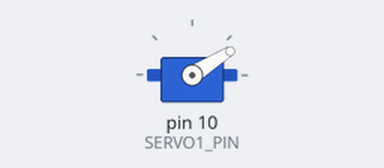
Simulated run of this sketch. Board: Arduino Uno, built with avr-gcc and run on an emulated ATmega328P. On the bench: servo.

Above: at 1.05 s.
At 2.3 s:
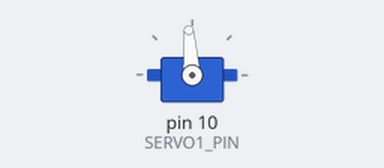
At 3.55 s:
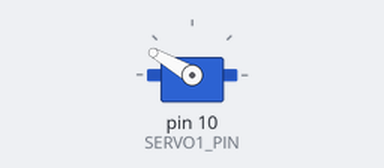
At 6.05 s:
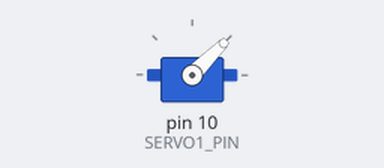
Timing chart, 0 to 8.6 s (numbered marks = the images above):
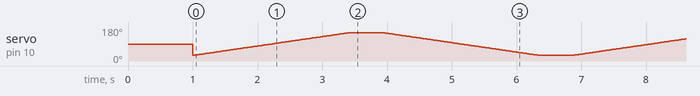

The sketch:

Servo1SweepTest.ino
```cpp
#include <Servo.h>

// Servo test for Arduino Uno + L293D/Adafruit Motor Shield v1.
// SERVO_1 on this shield is connected to Arduino pin D10.

const int SERVO1_PIN = 10;
const int LEFT_ANGLE = 30;
const int RIGHT_ANGLE = 150;
const int CENTER_ANGLE = 90;
const int STEP_DELAY_MS = 20;
const int EDGE_PAUSE_MS = 500;

Servo servo1;

void setup() {
  servo1.attach(SERVO1_PIN);
  servo1.write(CENTER_ANGLE);
  delay(1000);
}

void loop() {
  for (int angle = LEFT_ANGLE; angle <= RIGHT_ANGLE; angle++) {
    servo1.write(angle);
    delay(STEP_DELAY_MS);
  }
  delay(EDGE_PAUSE_MS);

  for (int angle = RIGHT_ANGLE; angle >= LEFT_ANGLE; angle--) {
    servo1.write(angle);
    delay(STEP_DELAY_MS);
  }
  delay(EDGE_PAUSE_MS);
}
```
